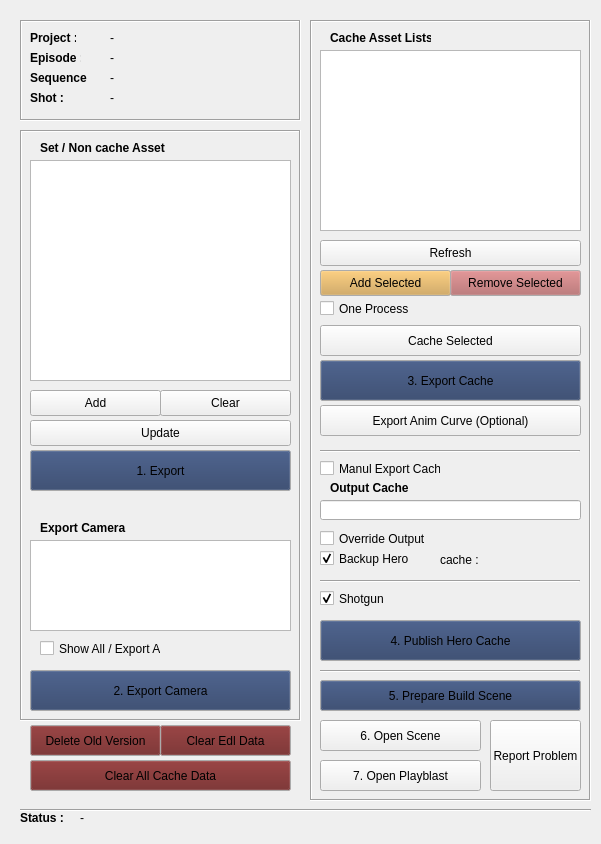
<?xml version="1.0" encoding="UTF-8"?>
<ui version="4.0">
 <class>ExportCacheWindow</class>
 <widget class="QMainWindow" name="ExportCacheWindow">
  <property name="geometry">
   <rect>
    <x>0</x>
    <y>0</y>
    <width>601</width>
    <height>844</height>
   </rect>
  </property>
  <property name="windowTitle">
   <string>PT Export Cache Tool v.1.2</string>
  </property>
  <widget class="QWidget" name="centralwidget">
   <widget class="QFrame" name="frame">
    <property name="geometry">
     <rect>
      <x>20</x>
      <y>20</y>
      <width>281</width>
      <height>101</height>
     </rect>
    </property>
    <property name="frameShape">
     <enum>QFrame::Box</enum>
    </property>
    <property name="frameShadow">
     <enum>QFrame::Sunken</enum>
    </property>
    <widget class="QLabel" name="label">
     <property name="geometry">
      <rect>
       <x>10</x>
       <y>10</y>
       <width>46</width>
       <height>16</height>
      </rect>
     </property>
     <property name="font">
      <font>
       <weight>75</weight>
       <bold>true</bold>
      </font>
     </property>
     <property name="text">
      <string>Project : </string>
     </property>
    </widget>
    <widget class="QLabel" name="label_4">
     <property name="geometry">
      <rect>
       <x>10</x>
       <y>30</y>
       <width>51</width>
       <height>16</height>
      </rect>
     </property>
     <property name="font">
      <font>
       <weight>75</weight>
       <bold>true</bold>
      </font>
     </property>
     <property name="text">
      <string>Episode : </string>
     </property>
    </widget>
    <widget class="QLabel" name="label_5">
     <property name="geometry">
      <rect>
       <x>10</x>
       <y>50</y>
       <width>61</width>
       <height>16</height>
      </rect>
     </property>
     <property name="font">
      <font>
       <weight>75</weight>
       <bold>true</bold>
      </font>
     </property>
     <property name="text">
      <string>Sequence : </string>
     </property>
    </widget>
    <widget class="QLabel" name="project_label">
     <property name="geometry">
      <rect>
       <x>90</x>
       <y>10</y>
       <width>171</width>
       <height>16</height>
      </rect>
     </property>
     <property name="text">
      <string>-</string>
     </property>
    </widget>
    <widget class="QLabel" name="label_7">
     <property name="geometry">
      <rect>
       <x>10</x>
       <y>70</y>
       <width>46</width>
       <height>16</height>
      </rect>
     </property>
     <property name="font">
      <font>
       <weight>75</weight>
       <bold>true</bold>
      </font>
     </property>
     <property name="text">
      <string>Shot : </string>
     </property>
    </widget>
    <widget class="QLabel" name="episode_label">
     <property name="geometry">
      <rect>
       <x>90</x>
       <y>30</y>
       <width>171</width>
       <height>16</height>
      </rect>
     </property>
     <property name="text">
      <string>-</string>
     </property>
    </widget>
    <widget class="QLabel" name="sequence_label">
     <property name="geometry">
      <rect>
       <x>90</x>
       <y>50</y>
       <width>141</width>
       <height>16</height>
      </rect>
     </property>
     <property name="text">
      <string>-</string>
     </property>
    </widget>
    <widget class="QLabel" name="shot_label">
     <property name="geometry">
      <rect>
       <x>90</x>
       <y>70</y>
       <width>151</width>
       <height>16</height>
      </rect>
     </property>
     <property name="text">
      <string>-</string>
     </property>
    </widget>
   </widget>
   <widget class="QFrame" name="frame_2">
    <property name="geometry">
     <rect>
      <x>310</x>
      <y>20</y>
      <width>281</width>
      <height>781</height>
     </rect>
    </property>
    <property name="frameShape">
     <enum>QFrame::Box</enum>
    </property>
    <property name="frameShadow">
     <enum>QFrame::Sunken</enum>
    </property>
    <widget class="QLabel" name="label_3">
     <property name="geometry">
      <rect>
       <x>20</x>
       <y>10</y>
       <width>101</width>
       <height>16</height>
      </rect>
     </property>
     <property name="font">
      <font>
       <weight>75</weight>
       <bold>true</bold>
      </font>
     </property>
     <property name="text">
      <string>Cache Asset Lists</string>
     </property>
    </widget>
    <widget class="QListWidget" name="asset_listWidget">
     <property name="geometry">
      <rect>
       <x>10</x>
       <y>30</y>
       <width>261</width>
       <height>181</height>
      </rect>
     </property>
     <property name="selectionMode">
      <enum>QAbstractItemView::ExtendedSelection</enum>
     </property>
    </widget>
    <widget class="QPushButton" name="cache_pushButton">
     <property name="geometry">
      <rect>
       <x>10</x>
       <y>340</y>
       <width>261</width>
       <height>41</height>
      </rect>
     </property>
     <property name="palette">
      <palette>
       <active>
        <colorrole role="Button">
         <brush brushstyle="SolidPattern">
          <color alpha="255">
           <red>40</red>
           <green>60</green>
           <blue>100</blue>
          </color>
         </brush>
        </colorrole>
       </active>
       <inactive>
        <colorrole role="Button">
         <brush brushstyle="SolidPattern">
          <color alpha="255">
           <red>40</red>
           <green>60</green>
           <blue>100</blue>
          </color>
         </brush>
        </colorrole>
       </inactive>
       <disabled>
        <colorrole role="Button">
         <brush brushstyle="SolidPattern">
          <color alpha="255">
           <red>40</red>
           <green>60</green>
           <blue>100</blue>
          </color>
         </brush>
        </colorrole>
       </disabled>
      </palette>
     </property>
     <property name="text">
      <string>3. Export Cache</string>
     </property>
    </widget>
    <widget class="QPushButton" name="cacheSelected_pushButton">
     <property name="geometry">
      <rect>
       <x>10</x>
       <y>305</y>
       <width>261</width>
       <height>31</height>
      </rect>
     </property>
     <property name="text">
      <string>Cache Selected</string>
     </property>
    </widget>
    <widget class="QPushButton" name="publishHero_pushButton">
     <property name="geometry">
      <rect>
       <x>10</x>
       <y>600</y>
       <width>261</width>
       <height>41</height>
      </rect>
     </property>
     <property name="palette">
      <palette>
       <active>
        <colorrole role="Button">
         <brush brushstyle="SolidPattern">
          <color alpha="255">
           <red>40</red>
           <green>60</green>
           <blue>100</blue>
          </color>
         </brush>
        </colorrole>
       </active>
       <inactive>
        <colorrole role="Button">
         <brush brushstyle="SolidPattern">
          <color alpha="255">
           <red>40</red>
           <green>60</green>
           <blue>100</blue>
          </color>
         </brush>
        </colorrole>
       </inactive>
       <disabled>
        <colorrole role="Button">
         <brush brushstyle="SolidPattern">
          <color alpha="255">
           <red>40</red>
           <green>60</green>
           <blue>100</blue>
          </color>
         </brush>
        </colorrole>
       </disabled>
      </palette>
     </property>
     <property name="text">
      <string>4. Publish Hero Cache</string>
     </property>
    </widget>
    <widget class="QCheckBox" name="backupHero_checkBox">
     <property name="geometry">
      <rect>
       <x>10</x>
       <y>530</y>
       <width>91</width>
       <height>17</height>
      </rect>
     </property>
     <property name="text">
      <string>Backup Hero</string>
     </property>
     <property name="checked">
      <bool>true</bool>
     </property>
    </widget>
    <widget class="QLineEdit" name="output_lineEdit">
     <property name="geometry">
      <rect>
       <x>10</x>
       <y>480</y>
       <width>261</width>
       <height>20</height>
      </rect>
     </property>
     <property name="text">
      <string/>
     </property>
    </widget>
    <widget class="QLabel" name="label_11">
     <property name="geometry">
      <rect>
       <x>20</x>
       <y>460</y>
       <width>91</width>
       <height>16</height>
      </rect>
     </property>
     <property name="font">
      <font>
       <weight>75</weight>
       <bold>true</bold>
      </font>
     </property>
     <property name="text">
      <string>Output Cache</string>
     </property>
    </widget>
    <widget class="QCheckBox" name="overrideOutput_checkBox">
     <property name="geometry">
      <rect>
       <x>10</x>
       <y>510</y>
       <width>111</width>
       <height>17</height>
      </rect>
     </property>
     <property name="text">
      <string>Override Output</string>
     </property>
    </widget>
    <widget class="QCheckBox" name="manual_checkBox">
     <property name="geometry">
      <rect>
       <x>10</x>
       <y>440</y>
       <width>121</width>
       <height>17</height>
      </rect>
     </property>
     <property name="text">
      <string>Manul Export Cache</string>
     </property>
    </widget>
    <widget class="QLabel" name="cache_label">
     <property name="geometry">
      <rect>
       <x>130</x>
       <y>530</y>
       <width>131</width>
       <height>20</height>
      </rect>
     </property>
     <property name="text">
      <string>cache : </string>
     </property>
    </widget>
    <widget class="QPushButton" name="buildScene_pushButton">
     <property name="geometry">
      <rect>
       <x>10</x>
       <y>660</y>
       <width>261</width>
       <height>31</height>
      </rect>
     </property>
     <property name="palette">
      <palette>
       <active>
        <colorrole role="Button">
         <brush brushstyle="SolidPattern">
          <color alpha="255">
           <red>40</red>
           <green>60</green>
           <blue>100</blue>
          </color>
         </brush>
        </colorrole>
       </active>
       <inactive>
        <colorrole role="Button">
         <brush brushstyle="SolidPattern">
          <color alpha="255">
           <red>40</red>
           <green>60</green>
           <blue>100</blue>
          </color>
         </brush>
        </colorrole>
       </inactive>
       <disabled>
        <colorrole role="Button">
         <brush brushstyle="SolidPattern">
          <color alpha="255">
           <red>40</red>
           <green>60</green>
           <blue>100</blue>
          </color>
         </brush>
        </colorrole>
       </disabled>
      </palette>
     </property>
     <property name="text">
      <string>5. Prepare Build Scene</string>
     </property>
    </widget>
    <widget class="QCheckBox" name="shotgun_checkBox">
     <property name="geometry">
      <rect>
       <x>10</x>
       <y>570</y>
       <width>91</width>
       <height>17</height>
      </rect>
     </property>
     <property name="text">
      <string>Shotgun</string>
     </property>
     <property name="checked">
      <bool>true</bool>
     </property>
    </widget>
    <widget class="Line" name="line">
     <property name="geometry">
      <rect>
       <x>10</x>
       <y>560</y>
       <width>260</width>
       <height>3</height>
      </rect>
     </property>
     <property name="orientation">
      <enum>Qt::Horizontal</enum>
     </property>
    </widget>
    <widget class="Line" name="line_2">
     <property name="geometry">
      <rect>
       <x>10</x>
       <y>650</y>
       <width>260</width>
       <height>3</height>
      </rect>
     </property>
     <property name="orientation">
      <enum>Qt::Horizontal</enum>
     </property>
    </widget>
    <widget class="QPushButton" name="openScene_pushButton">
     <property name="geometry">
      <rect>
       <x>10</x>
       <y>700</y>
       <width>161</width>
       <height>31</height>
      </rect>
     </property>
     <property name="text">
      <string>6. Open Scene</string>
     </property>
    </widget>
    <widget class="QCheckBox" name="oneTime_checkBox">
     <property name="geometry">
      <rect>
       <x>10</x>
       <y>280</y>
       <width>91</width>
       <height>17</height>
      </rect>
     </property>
     <property name="whatsThis">
      <string/>
     </property>
     <property name="text">
      <string>One Process</string>
     </property>
     <property name="checked">
      <bool>false</bool>
     </property>
    </widget>
    <widget class="QPushButton" name="updateCacheList_pushButton">
     <property name="geometry">
      <rect>
       <x>10</x>
       <y>220</y>
       <width>261</width>
       <height>26</height>
      </rect>
     </property>
     <property name="text">
      <string>Refresh</string>
     </property>
    </widget>
    <widget class="QPushButton" name="playblast_pushButton">
     <property name="geometry">
      <rect>
       <x>10</x>
       <y>740</y>
       <width>161</width>
       <height>31</height>
      </rect>
     </property>
     <property name="text">
      <string>7. Open Playblast</string>
     </property>
    </widget>
    <widget class="QPushButton" name="reportProblem_pushButton">
     <property name="geometry">
      <rect>
       <x>180</x>
       <y>700</y>
       <width>91</width>
       <height>71</height>
      </rect>
     </property>
     <property name="text">
      <string>Report Problem</string>
     </property>
    </widget>
    <widget class="QPushButton" name="addCache_pushButton">
     <property name="geometry">
      <rect>
       <x>10</x>
       <y>250</y>
       <width>131</width>
       <height>26</height>
      </rect>
     </property>
     <property name="palette">
      <palette>
       <active>
        <colorrole role="Button">
         <brush brushstyle="SolidPattern">
          <color alpha="255">
           <red>207</red>
           <green>158</green>
           <blue>73</blue>
          </color>
         </brush>
        </colorrole>
       </active>
       <inactive>
        <colorrole role="Button">
         <brush brushstyle="SolidPattern">
          <color alpha="255">
           <red>207</red>
           <green>158</green>
           <blue>73</blue>
          </color>
         </brush>
        </colorrole>
       </inactive>
       <disabled>
        <colorrole role="Button">
         <brush brushstyle="SolidPattern">
          <color alpha="255">
           <red>207</red>
           <green>158</green>
           <blue>73</blue>
          </color>
         </brush>
        </colorrole>
       </disabled>
      </palette>
     </property>
     <property name="text">
      <string>Add Selected</string>
     </property>
    </widget>
    <widget class="QPushButton" name="removeCache_pushButton">
     <property name="geometry">
      <rect>
       <x>140</x>
       <y>250</y>
       <width>131</width>
       <height>26</height>
      </rect>
     </property>
     <property name="palette">
      <palette>
       <active>
        <colorrole role="Button">
         <brush brushstyle="SolidPattern">
          <color alpha="255">
           <red>176</red>
           <green>97</green>
           <blue>98</blue>
          </color>
         </brush>
        </colorrole>
       </active>
       <inactive>
        <colorrole role="Button">
         <brush brushstyle="SolidPattern">
          <color alpha="255">
           <red>176</red>
           <green>97</green>
           <blue>98</blue>
          </color>
         </brush>
        </colorrole>
       </inactive>
       <disabled>
        <colorrole role="Button">
         <brush brushstyle="SolidPattern">
          <color alpha="255">
           <red>176</red>
           <green>97</green>
           <blue>98</blue>
          </color>
         </brush>
        </colorrole>
       </disabled>
      </palette>
     </property>
     <property name="text">
      <string>Remove Selected</string>
     </property>
    </widget>
    <widget class="Line" name="line_3">
     <property name="geometry">
      <rect>
       <x>10</x>
       <y>430</y>
       <width>260</width>
       <height>3</height>
      </rect>
     </property>
     <property name="orientation">
      <enum>Qt::Horizontal</enum>
     </property>
    </widget>
    <widget class="QPushButton" name="exportAnimCurve_pushButton">
     <property name="geometry">
      <rect>
       <x>10</x>
       <y>385</y>
       <width>261</width>
       <height>31</height>
      </rect>
     </property>
     <property name="text">
      <string>Export Anim Curve (Optional)</string>
     </property>
    </widget>
   </widget>
   <widget class="QLabel" name="label_6">
    <property name="geometry">
     <rect>
      <x>20</x>
      <y>810</y>
      <width>46</width>
      <height>16</height>
     </rect>
    </property>
    <property name="font">
     <font>
      <weight>75</weight>
      <bold>true</bold>
     </font>
    </property>
    <property name="text">
     <string>Status : </string>
    </property>
   </widget>
   <widget class="QLabel" name="status_label">
    <property name="geometry">
     <rect>
      <x>80</x>
      <y>810</y>
      <width>201</width>
      <height>16</height>
     </rect>
    </property>
    <property name="font">
     <font>
      <weight>50</weight>
      <bold>false</bold>
     </font>
    </property>
    <property name="text">
     <string>-</string>
    </property>
   </widget>
   <widget class="QFrame" name="frame_3">
    <property name="geometry">
     <rect>
      <x>20</x>
      <y>130</y>
      <width>281</width>
      <height>591</height>
     </rect>
    </property>
    <property name="frameShape">
     <enum>QFrame::Box</enum>
    </property>
    <property name="frameShadow">
     <enum>QFrame::Sunken</enum>
    </property>
    <widget class="QLabel" name="label_8">
     <property name="geometry">
      <rect>
       <x>20</x>
       <y>10</y>
       <width>131</width>
       <height>16</height>
      </rect>
     </property>
     <property name="font">
      <font>
       <weight>75</weight>
       <bold>true</bold>
      </font>
     </property>
     <property name="text">
      <string>Set / Non cache Asset</string>
     </property>
    </widget>
    <widget class="QListWidget" name="set_listWidget">
     <property name="geometry">
      <rect>
       <x>10</x>
       <y>30</y>
       <width>261</width>
       <height>221</height>
      </rect>
     </property>
     <property name="selectionMode">
      <enum>QAbstractItemView::MultiSelection</enum>
     </property>
    </widget>
    <widget class="QPushButton" name="exportSet_pushButton">
     <property name="geometry">
      <rect>
       <x>10</x>
       <y>320</y>
       <width>261</width>
       <height>41</height>
      </rect>
     </property>
     <property name="palette">
      <palette>
       <active>
        <colorrole role="Button">
         <brush brushstyle="SolidPattern">
          <color alpha="255">
           <red>40</red>
           <green>60</green>
           <blue>100</blue>
          </color>
         </brush>
        </colorrole>
       </active>
       <inactive>
        <colorrole role="Button">
         <brush brushstyle="SolidPattern">
          <color alpha="255">
           <red>40</red>
           <green>60</green>
           <blue>100</blue>
          </color>
         </brush>
        </colorrole>
       </inactive>
       <disabled>
        <colorrole role="Button">
         <brush brushstyle="SolidPattern">
          <color alpha="255">
           <red>40</red>
           <green>60</green>
           <blue>100</blue>
          </color>
         </brush>
        </colorrole>
       </disabled>
      </palette>
     </property>
     <property name="text">
      <string>1. Export</string>
     </property>
     <property name="flat">
      <bool>false</bool>
     </property>
    </widget>
    <widget class="QPushButton" name="updateSet_pushButton">
     <property name="geometry">
      <rect>
       <x>10</x>
       <y>290</y>
       <width>261</width>
       <height>26</height>
      </rect>
     </property>
     <property name="text">
      <string>Update</string>
     </property>
    </widget>
    <widget class="QListWidget" name="camera_listWidget">
     <property name="geometry">
      <rect>
       <x>10</x>
       <y>410</y>
       <width>261</width>
       <height>91</height>
      </rect>
     </property>
     <property name="selectionMode">
      <enum>QAbstractItemView::MultiSelection</enum>
     </property>
    </widget>
    <widget class="QPushButton" name="exportCamera_pushButton">
     <property name="geometry">
      <rect>
       <x>10</x>
       <y>540</y>
       <width>261</width>
       <height>41</height>
      </rect>
     </property>
     <property name="palette">
      <palette>
       <active>
        <colorrole role="Button">
         <brush brushstyle="SolidPattern">
          <color alpha="255">
           <red>40</red>
           <green>60</green>
           <blue>100</blue>
          </color>
         </brush>
        </colorrole>
       </active>
       <inactive>
        <colorrole role="Button">
         <brush brushstyle="SolidPattern">
          <color alpha="255">
           <red>40</red>
           <green>60</green>
           <blue>100</blue>
          </color>
         </brush>
        </colorrole>
       </inactive>
       <disabled>
        <colorrole role="Button">
         <brush brushstyle="SolidPattern">
          <color alpha="255">
           <red>40</red>
           <green>60</green>
           <blue>100</blue>
          </color>
         </brush>
        </colorrole>
       </disabled>
      </palette>
     </property>
     <property name="text">
      <string>2. Export Camera</string>
     </property>
    </widget>
    <widget class="QLabel" name="label_9">
     <property name="geometry">
      <rect>
       <x>20</x>
       <y>390</y>
       <width>101</width>
       <height>16</height>
      </rect>
     </property>
     <property name="font">
      <font>
       <weight>75</weight>
       <bold>true</bold>
      </font>
     </property>
     <property name="text">
      <string>Export Camera</string>
     </property>
    </widget>
    <widget class="QCheckBox" name="all_checkBox">
     <property name="geometry">
      <rect>
       <x>20</x>
       <y>510</y>
       <width>121</width>
       <height>17</height>
      </rect>
     </property>
     <property name="text">
      <string>Show All / Export All</string>
     </property>
     <property name="checked">
      <bool>false</bool>
     </property>
    </widget>
    <widget class="QPushButton" name="add_pushButton">
     <property name="geometry">
      <rect>
       <x>10</x>
       <y>260</y>
       <width>131</width>
       <height>26</height>
      </rect>
     </property>
     <property name="text">
      <string>Add</string>
     </property>
    </widget>
    <widget class="QPushButton" name="remove_pushButton">
     <property name="geometry">
      <rect>
       <x>140</x>
       <y>260</y>
       <width>131</width>
       <height>26</height>
      </rect>
     </property>
     <property name="text">
      <string>Clear</string>
     </property>
    </widget>
   </widget>
   <widget class="QPushButton" name="clearEdlData_pushButton">
    <property name="geometry">
     <rect>
      <x>160</x>
      <y>725</y>
      <width>131</width>
      <height>31</height>
     </rect>
    </property>
    <property name="palette">
     <palette>
      <active>
       <colorrole role="Button">
        <brush brushstyle="SolidPattern">
         <color alpha="255">
          <red>108</red>
          <green>29</green>
          <blue>29</blue>
         </color>
        </brush>
       </colorrole>
      </active>
      <inactive>
       <colorrole role="Button">
        <brush brushstyle="SolidPattern">
         <color alpha="255">
          <red>108</red>
          <green>29</green>
          <blue>29</blue>
         </color>
        </brush>
       </colorrole>
      </inactive>
      <disabled>
       <colorrole role="Button">
        <brush brushstyle="SolidPattern">
         <color alpha="255">
          <red>108</red>
          <green>29</green>
          <blue>29</blue>
         </color>
        </brush>
       </colorrole>
      </disabled>
     </palette>
    </property>
    <property name="text">
     <string>Clear Edl Data</string>
    </property>
   </widget>
   <widget class="QPushButton" name="clearAllCacheData_pushButton">
    <property name="geometry">
     <rect>
      <x>30</x>
      <y>760</y>
      <width>261</width>
      <height>31</height>
     </rect>
    </property>
    <property name="palette">
     <palette>
      <active>
       <colorrole role="Button">
        <brush brushstyle="SolidPattern">
         <color alpha="255">
          <red>108</red>
          <green>29</green>
          <blue>29</blue>
         </color>
        </brush>
       </colorrole>
      </active>
      <inactive>
       <colorrole role="Button">
        <brush brushstyle="SolidPattern">
         <color alpha="255">
          <red>108</red>
          <green>29</green>
          <blue>29</blue>
         </color>
        </brush>
       </colorrole>
      </inactive>
      <disabled>
       <colorrole role="Button">
        <brush brushstyle="SolidPattern">
         <color alpha="255">
          <red>108</red>
          <green>29</green>
          <blue>29</blue>
         </color>
        </brush>
       </colorrole>
      </disabled>
     </palette>
    </property>
    <property name="text">
     <string>Clear All Cache Data</string>
    </property>
   </widget>
   <widget class="Line" name="line_4">
    <property name="geometry">
     <rect>
      <x>20</x>
      <y>800</y>
      <width>571</width>
      <height>20</height>
     </rect>
    </property>
    <property name="orientation">
     <enum>Qt::Horizontal</enum>
    </property>
   </widget>
   <widget class="QPushButton" name="deleteOldVersion_pushButton">
    <property name="geometry">
     <rect>
      <x>30</x>
      <y>725</y>
      <width>131</width>
      <height>31</height>
     </rect>
    </property>
    <property name="palette">
     <palette>
      <active>
       <colorrole role="Button">
        <brush brushstyle="SolidPattern">
         <color alpha="255">
          <red>108</red>
          <green>29</green>
          <blue>29</blue>
         </color>
        </brush>
       </colorrole>
      </active>
      <inactive>
       <colorrole role="Button">
        <brush brushstyle="SolidPattern">
         <color alpha="255">
          <red>108</red>
          <green>29</green>
          <blue>29</blue>
         </color>
        </brush>
       </colorrole>
      </inactive>
      <disabled>
       <colorrole role="Button">
        <brush brushstyle="SolidPattern">
         <color alpha="255">
          <red>108</red>
          <green>29</green>
          <blue>29</blue>
         </color>
        </brush>
       </colorrole>
      </disabled>
     </palette>
    </property>
    <property name="text">
     <string>Delete Old Version</string>
    </property>
   </widget>
  </widget>
 </widget>
 <resources/>
 <connections/>
</ui>
